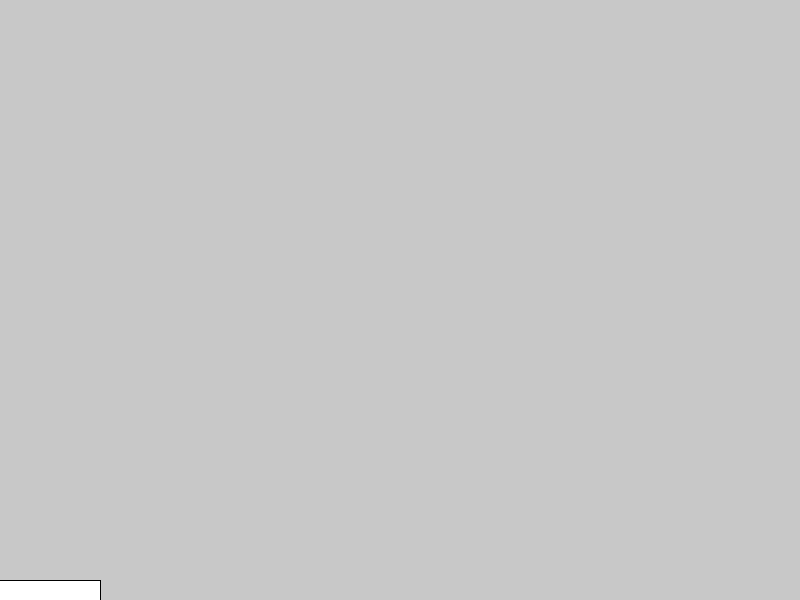
Frame 1 (no input)
Frame 60 (the mouse pressed at the canvas centre just before this capture): identical to frame 1, image omitted
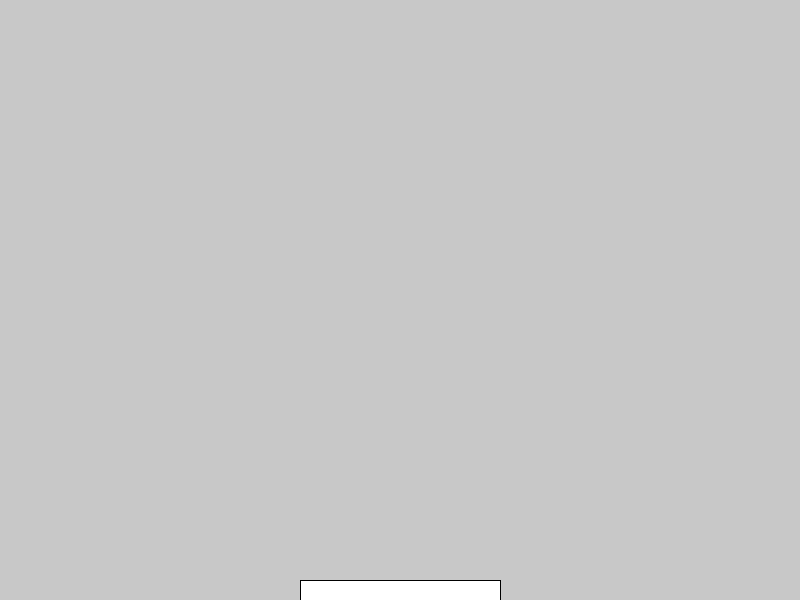
Frame 120 (the mouse held since frame 60 and released just before this capture)

The Processing sketch that drew these frames (run headless with seeded random() and noise(); from frame 60 on, the mouse is pressed at the canvas centre):

// Processing sketch: lecture_11_02_mouse_move_pad
// ── lecture_11_02_mouse_move_pad.pde
int padX, padY;
int padWidth, padHeight;

void setup() {
  size(800, 600);
  padWidth = 200;
  padHeight = 20;
  padY = height - padHeight;
}

void draw() {
  background(200);
  padX = mouseX - 100;
  rect(padX, padY, padWidth, padHeight);
}
